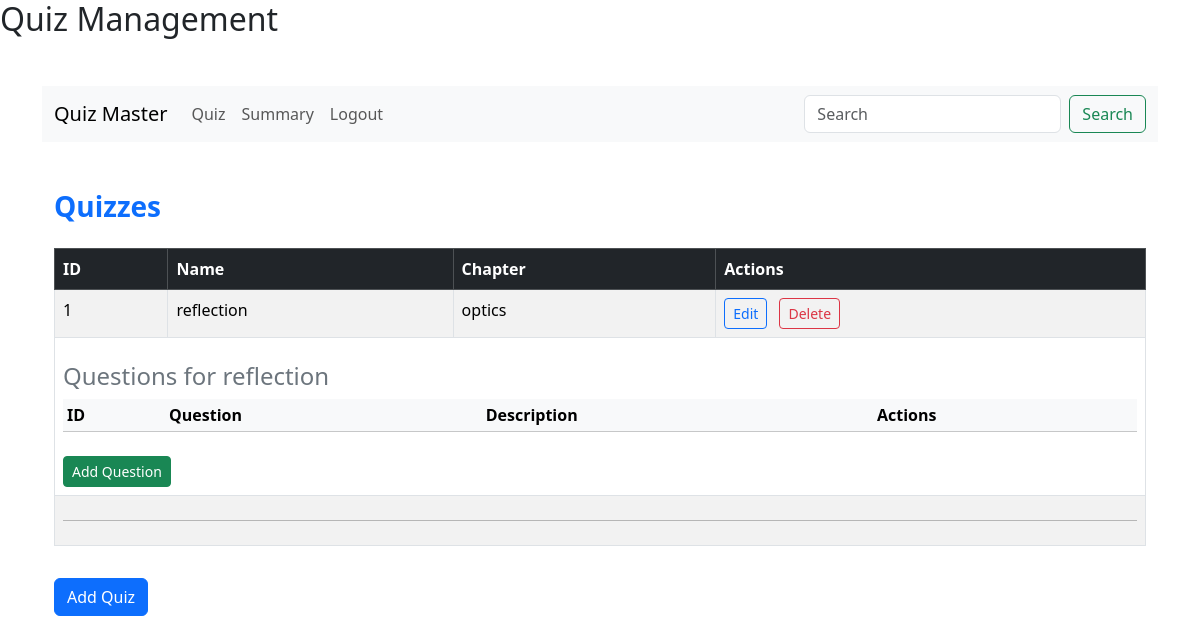
Screenshot of /dashboard/admin/quizmanagement with the database file from the repository.
### models/quiz.py (models this page shows)
class Quiz(db.Model):
    id = db.Column(db.Integer, primary_key=True)
    chapter_id = db.Column(db.Integer, db.ForeignKey('chapter.id'), nullable=False)
    quizdate = db.Column(db.Date)
    quizduration = db.Column(db.Time)
    quizname=db.Column(db.String(150), nullable=False,unique=True)
    questions = db.relationship('Question', backref='quiz', lazy=True)
    scores = db.relationship('Score', backref='quiz', lazy=True)

### models/chapter.py (models this page shows)
class Chapter(db.Model):
    id = db.Column(db.Integer, primary_key=True)
    name = db.Column(db.String(150), nullable=False,unique=True)
    description = db.Column(db.Text)
    subject_id = db.Column(db.Integer, db.ForeignKey('subject.id'), nullable=False)
    quizzes = db.relationship('Quiz', backref='chapter', lazy=True)

### app.py (the view)
@app.route('/dashboard/admin/quizmanagement')
def quizmanagement():
    return render_template('quizmanagement.html',quizzes=Quiz.query.all())

### templates/quizmanagement.html (shortened to what this page needs)
{% extends "base.html" %}
{% block content %}
<nav class="navbar navbar-expand-lg navbar-light bg-light">
    <div class="container-fluid">
        <a class="navbar-brand" href="{{ url_for('path', role='admin') }}">Quiz Master</a>
        <div class="collapse navbar-collapse" id="navbarSupportedContent">
            <ul class="navbar-nav me-auto mb-2 mb-lg-0">
                <li class="nav-item">
                    <a class="nav-link" href="#">Quiz</a>
                </li>
                <li class="nav-item">
                    <a class="nav-link" href="#">Summary</a>
                </li>
                <li class="nav-item">
                    <a class="nav-link" href="#">Logout</a>
                </li>
            </ul>
            <form class="d-flex">
                <input class="form-control me-2" type="search" placeholder="Search" aria-label="Search">
                <button class="btn btn-outline-success" type="submit">Search</button>
            </form>
        </div>
    </div>
</nav>
<div class="container my-5">
    <h3 class="mt-5 mb-4 text-primary fw-bold">Quizzes</h3>
    <div class="table-responsive">
        <table class="table table-striped table-hover table-bordered">
            <thead class="table-dark">
                <tr>
                    <th scope="col">ID</th>
                    <th scope="col">Name</th>
                    <th scope="col">Chapter</th>
                    <th scope="col">Actions</th>
                </tr>
            </thead>
            {% for quiz in quizzes %}
            <tbody class="mb-4">
                <tr>
                    <td>{{ quiz.id }}</td>
                    <td>{{ quiz.quizname }}</td>
                    <td>{{ quiz.chapter.name }}</td>
                    <td>
                        <button type="button" onclick="location.href='{{ url_for('editquiz', id=quiz.id) }}'" class="btn btn-outline-primary btn-sm me-2">Edit</button>
                        <button type="button" onclick="location.href='{{ url_for('deletequiz', id=quiz.id) }}'" class="btn btn-outline-danger btn-sm">Delete</button>
                    </td>
                </tr>
                <tr>
                    <td colspan="4">
                        <h4 class="mt-3 text-secondary">Questions for {{ quiz.quizname }}</h4>
                        <div class="table-responsive">
                            <table class="table table-light table-sm">
                                <thead>
                                    <tr>
                                        <th scope="col">ID</th>
                                        <th scope="col">Question</th>
                                        <th scope="col">Description</th>
                                        <th scope="col">Actions</th>
                                    </tr>
                                </thead>
                            </table>
                        </div>
                        <button type="button" onclick="location.href='{{ url_for('addquestion', quizid=quiz.id) }}'" class="btn btn-success btn-sm mt-2">Add Question</button>
                    </td>
                </tr>
                <tr>
                    <td colspan="4"><hr class="my-3"></td>
                </tr>
            </tbody>
            {% endfor %}
        </table>
    </div>
    <button type="button" onclick="location.href='{{ url_for('addquiz') }}'" class="btn btn-primary mt-3">Add Quiz</button>
</div>
{% endblock %}

### rows the page displays
Quiz: id "1", quizname "reflection", chapter.name "optics"
